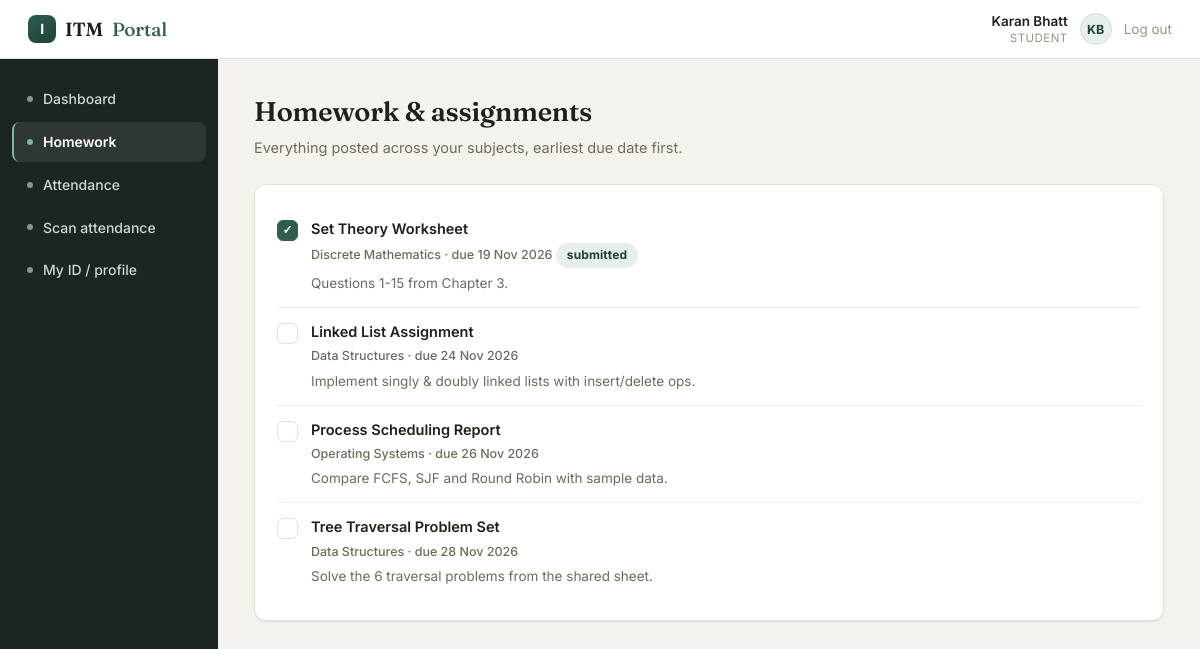
The app's page /student/homework (signed in) with its own data.
### backend/models.py (models this page shows, shortened)
class User(db.Model):
    __tablename__ = "users"
    id = db.Column(db.Integer, primary_key=True)
    name = db.Column(db.String(120), nullable=False)
    email = db.Column(db.String(120), unique=True, nullable=False)
    password_hash = db.Column(db.String(255), nullable=False)
    role = db.Column(db.String(20), nullable=False)  # student | teacher | admin
    roll_number = db.Column(db.String(30), unique=True, nullable=True)
    class_id = db.Column(db.Integer, db.ForeignKey("classes.id"), nullable=True)
    qr_code_value = db.Column(db.String(64), unique=True, nullable=True)  # failsafe ID QR
    parent_name = db.Column(db.String(120), nullable=True)
    parent_phone = db.Column(db.String(20), nullable=True)  # digits with country code, e.g. 91XXXXXXXXXX
    employee_id = db.Column(db.String(30), unique=True, nullable=True)
    created_at = db.Column(db.DateTime, default=datetime.utcnow)
    student_class = db.relationship("SchoolClass", foreign_keys=[class_id], back_populates="students")

class Homework(db.Model):
    __tablename__ = "homework"
    id = db.Column(db.Integer, primary_key=True)
    subject_id = db.Column(db.Integer, db.ForeignKey("subjects.id"), nullable=False)
    title = db.Column(db.String(150), nullable=False)
    description = db.Column(db.Text, nullable=True)
    due_date = db.Column(db.Date, nullable=False)
    posted_at = db.Column(db.DateTime, default=datetime.utcnow)
    posted_by = db.Column(db.Integer, db.ForeignKey("users.id"), nullable=False)
    subject = db.relationship("Subject")

class Subject(db.Model):
    __tablename__ = "subjects"
    id = db.Column(db.Integer, primary_key=True)
    name = db.Column(db.String(100), nullable=False)
    class_id = db.Column(db.Integer, db.ForeignKey("classes.id"), nullable=False)
    teacher_id = db.Column(db.Integer, db.ForeignKey("users.id"), nullable=False)
    school_class = db.relationship("SchoolClass", back_populates="subjects")
    teacher = db.relationship("User", foreign_keys=[teacher_id])

### backend/app.py (the view)
@app.route("/student/homework")
@login_required("student")
def student_homework():
    user = current_user()
    subject_ids = [s.id for s in Subject.query.filter_by(class_id=user.class_id).all()]
    items = Homework.query.filter(Homework.subject_id.in_(subject_ids)).order_by(Homework.due_date.asc()).all() if subject_ids else []
    statuses = {hs.homework_id: hs.done for hs in HomeworkStatus.query.filter_by(student_id=user.id).all()}
    return render_template("student/homework.html", user=user, items=items, statuses=statuses, today=date.today())

### backend/app.py (called while the page is built)
def login_required(role=None):
    def decorator(fn):
        @wraps(fn)
        def wrapper(*args, **kwargs):
            if "user_id" not in session:
                return redirect(url_for("login"))
            if role and session.get("role") != role:
                flash("You don't have access to that page.", "error")
                return redirect(url_for("post_login_redirect"))
            return fn(*args, **kwargs)
        return wrapper
    return decorator

def current_user():
    uid = session.get("user_id")
    if not uid:
        return None
    return db.session.get(User, uid)

### frontend/templates/student/homework.html (shortened to what this page needs)
{% extends "base.html" %}
{% block nav %}
  <a href="{{ url_for('student_dashboard') }}">Dashboard</a>
  <a href="{{ url_for('student_homework') }}" class="active">Homework</a>
  <a href="{{ url_for('student_attendance') }}">Attendance</a>
  <a href="{{ url_for('student_scan') }}">Scan attendance</a>
  <a href="{{ url_for('student_profile') }}">My ID / profile</a>
{% endblock %}
{% block content %}
  <h1>Homework & assignments</h1>
  <p class="subtitle">Everything posted across your subjects, earliest due date first.</p>
  <div class="card">
    {% if items %}
      {% for hw in items %}
        <div class="hw-item">
          <button class="checkbox {% if statuses.get(hw.id) %}done{% endif %}"
                  onclick="document.getElementById('toggle-{{ hw.id }}').submit()" title="Mark as done"></button>
          <div style="flex:1">
            <div class="title">{{ hw.title }}</div>
            <div class="meta">
              {{ hw.subject.name }} &middot;
              due {{ hw.due_date.strftime('%d %b %Y') }}
              {% if hw.due_date < today %}
                <span class="pill {% if statuses.get(hw.id) %}good{% else %}bad{% endif %}">
                  {{ 'submitted' if statuses.get(hw.id) else 'overdue' }}
                </span>
              {% elif statuses.get(hw.id) %}
                <span class="pill good">done</span>
              {% endif %}
            </div>
            {% if hw.description %}<div class="desc">{{ hw.description }}</div>{% endif %}
          </div>
        </div>
      {% endfor %}
    {% else %}
      <p class="empty">No homework has been posted yet.</p>
    {% endif %}
  </div>
{% endblock %}

### frontend/templates/base.html (shortened to what this page needs)
<!doctype html>
<html lang="en">
<head>
  <link rel="stylesheet" href="{{ url_for('static', filename='css/style.css') }}">
</head>
<body>
  <div class="topbar">
    <div class="brand"><span class="mark">I</span>ITM <span class="tag">Portal</span></div>
    {% if session.get('user_id') %}
    <div class="who">
      <div class="meta">
        <div class="name">{{ session.get('name') }}</div>
        <div class="role">{{ session.get('role') }}</div>
      </div>
      <div class="avatar">{{ session.get('name', '?')[:1] }}{{ session.get('name', ' ?').split(' ')[-1][:1] }}</div>
      <a href="{{ url_for('logout') }}">Log out</a>
    </div>
    {% endif %}
  </div>
  <div class="shell">
    {% if session.get('user_id') %}
    <div class="sidenav">
      {% block nav %}{% endblock %}
    </div>
    {% endif %}
    <div class="main">
      {% block content %}{% endblock %}
    </div>
  </div>
</body>
</html>

### records on screen
User: get "Karan Bhatt", get "STUDENT"
Homework: title "Set Theory Worksheet", subject.name "Discrete Mathematics", due_date "19 Nov 2026", id "submitted", description "Questions 1-15 from Chapter 3."
Homework: title "Linked List Assignment", subject.name "Data Structures", due_date "24 Nov 2026", description "Implement singly & doubly linked lists with insert/delete ops."
Homework: title "Process Scheduling Report", subject.name "Operating Systems", due_date "26 Nov 2026", description "Compare FCFS, SJF and Round Robin with sample data."
Homework: title "Tree Traversal Problem Set", subject.name "Data Structures", due_date "28 Nov 2026", description "Solve the 6 traversal problems from the shared sheet."

### other values on screen
{{ session.get('name', '?')[:1] }} "K"
{{ session.get('name', ' ?').split(' ')[-1][:1] }} "B"
